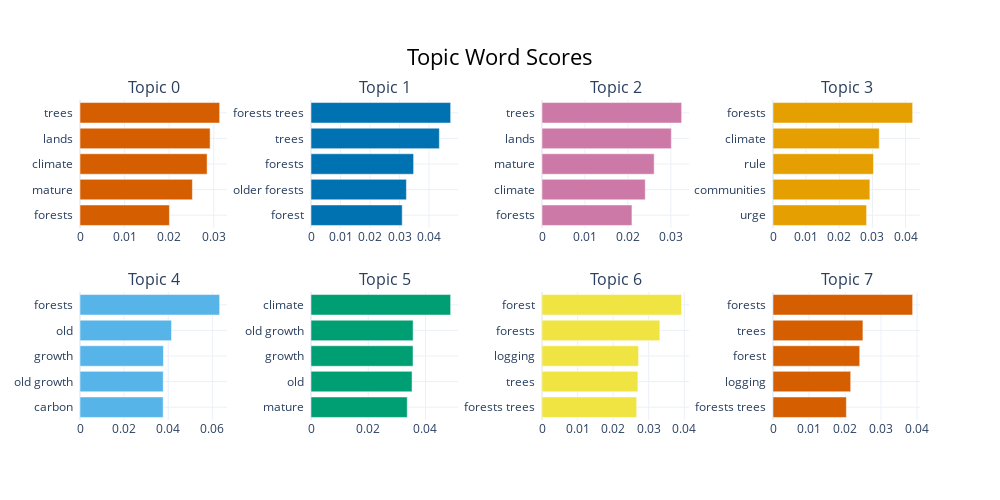

Notebook code cell kept with this figure:
### Code cell
topic_model.visualize_barchart(top_n_topics=10)

### Figure 1 — Plotly figure (JSON) as saved in the notebook; plotly's stock layout.template omitted (floating-point values rounded to 4 significant figures)
{"data": [{"marker": {"color": "#D55E00"}, "orientation": "h", "type": "bar", "x": [0.02006, 0.02521, 0.02851, 0.02919, 0.03132], "xaxis": "x", "y": ["forests  ", "mature  ", "climate  ", "lands  ", "trees  "], "yaxis": "y"}, {"marker": {"color": "#0072B2"}, "orientation": "h", "type": "bar", "x": [0.03092, 0.03234, 0.03478, 0.04351, 0.04733], "xaxis": "x2", "y": ["forest  ", "older forests  ", "forests  ", "trees  ", "forests trees  "], "yaxis": "y2"}, {"marker": {"color": "#CC79A7"}, "orientation": "h", "type": "bar", "x": [0.02095, 0.02405, 0.02612, 0.03012, 0.03252], "xaxis": "x3", "y": ["forests  ", "climate  ", "mature  ", "lands  ", "trees  "], "yaxis": "y3"}, {"marker": {"color": "#E69F00"}, "orientation": "h", "type": "bar", "x": [0.02824, 0.02923, 0.03032, 0.03206, 0.04214], "xaxis": "x4", "y": ["urge  ", "communities  ", "rule  ", "climate  ", "forests  "], "yaxis": "y4"}, {"marker": {"color": "#56B4E9"}, "orientation": "h", "type": "bar", "x": [0.0377, 0.03775, 0.03783, 0.0415, 0.06332], "xaxis": "x5", "y": ["carbon  ", "old growth  ", "growth  ", "old  ", "forests  "], "yaxis": "y5"}, {"marker": {"color": "#009E73"}, "orientation": "h", "type": "bar", "x": [0.03365, 0.03532, 0.03566, 0.0357, 0.04881], "xaxis": "x6", "y": ["mature  ", "old  ", "growth  ", "old growth  ", "climate  "], "yaxis": "y6"}, {"marker": {"color": "#F0E442"}, "orientation": "h", "type": "bar", "x": [0.0266, 0.02695, 0.02714, 0.03313, 0.03925], "xaxis": "x7", "y": ["forests trees  ", "trees  ", "logging  ", "forests  ", "forest  "], "yaxis": "y7"}, {"marker": {"color": "#D55E00"}, "orientation": "h", "type": "bar", "x": [0.02037, 0.02158, 0.02408, 0.02497, 0.03878], "xaxis": "x8", "y": ["forests trees  ", "logging  ", "forest  ", "trees  ", "forests  "], "yaxis": "y8"}], "layout": {"annotations": [{"font": {"size": 16}, "showarrow": false, "text": "Topic 0", "x": 0.0875, "xanchor": "center", "xref": "paper", "y": 1, "yanchor": "bottom", "yref": "paper"}, {"font": {"size": 16}, "showarrow": false, "text": "Topic 1", "x": 0.3625, "xanchor": "center", "xref": "paper", "y": 1, "yanchor": "bottom", "yref": "paper"}, {"font": {"size": 16}, "showarrow": false, "text": "Topic 2", "x": 0.6375, "xanchor": "center", "xref": "paper", "y": 1, "yanchor": "bottom", "yref": "paper"}, {"font": {"size": 16}, "showarrow": false, "text": "Topic 3", "x": 0.9125, "xanchor": "center", "xref": "paper", "y": 1, "yanchor": "bottom", "yref": "paper"}, {"font": {"size": 16}, "showarrow": false, "text": "Topic 4", "x": 0.0875, "xanchor": "center", "xref": "paper", "y": 0.4, "yanchor": "bottom", "yref": "paper"}, {"font": {"size": 16}, "showarrow": false, "text": "Topic 5", "x": 0.3625, "xanchor": "center", "xref": "paper", "y": 0.4, "yanchor": "bottom", "yref": "paper"}, {"font": {"size": 16}, "showarrow": false, "text": "Topic 6", "x": 0.6375, "xanchor": "center", "xref": "paper", "y": 0.4, "yanchor": "bottom", "yref": "paper"}, {"font": {"size": 16}, "showarrow": false, "text": "Topic 7", "x": 0.9125, "xanchor": "center", "xref": "paper", "y": 0.4, "yanchor": "bottom", "yref": "paper"}], "height": 500, "hoverlabel": {"bgcolor": "white", "font": {"family": "Rockwell", "size": 16}}, "showlegend": false, "title": {"font": {"color": "Black", "size": 22}, "text": "Topic Word Scores", "x": 0.5, "xanchor": "center", "yanchor": "top"}, "width": 1000, "xaxis": {"anchor": "y", "domain": [0, 0.175], "showgrid": true}, "xaxis2": {"anchor": "y2", "domain": [0.275, 0.45], "showgrid": true}, "xaxis3": {"anchor": "y3", "domain": [0.55, 0.725], "showgrid": true}, "xaxis4": {"anchor": "y4", "domain": [0.825, 1], "showgrid": true}, "xaxis5": {"anchor": "y5", "domain": [0, 0.175], "showgrid": true}, "xaxis6": {"anchor": "y6", "domain": [0.275, 0.45], "showgrid": true}, "xaxis7": {"anchor": "y7", "domain": [0.55, 0.725], "showgrid": true}, "xaxis8": {"anchor": "y8", "domain": [0.825, 1], "showgrid": true}, "yaxis": {"anchor": "x", "domain": [0.6, 1], "showgrid": true}, "yaxis2": {"anchor": "x2", "domain": [0.6, 1], "showgrid": true}, "yaxis3": {"anchor": "x3", "domain": [0.6, 1], "showgrid": true}, "yaxis4": {"anchor": "x4", "domain": [0.6, 1], "showgrid": true}, "yaxis5": {"anchor": "x5", "domain": [0, 0.4], "showgrid": true}, "yaxis6": {"anchor": "x6", "domain": [0, 0.4], "showgrid": true}, "yaxis7": {"anchor": "x7", "domain": [0, 0.4], "showgrid": true}, "yaxis8": {"anchor": "x8", "domain": [0, 0.4], "showgrid": true}}}
